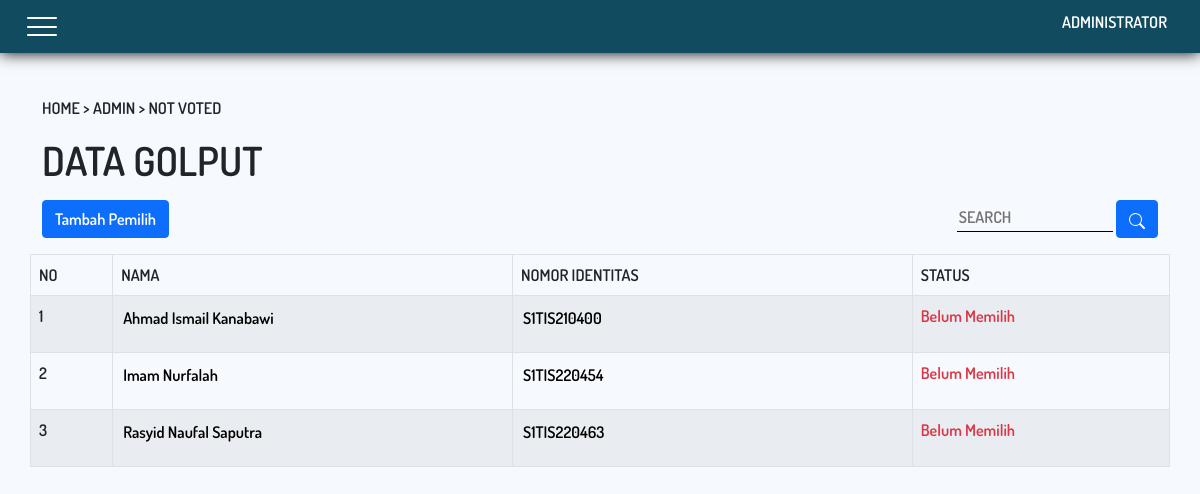
The page /admin/not-voted.php (signed in) on the database its author committed.
### tables this page shows
CREATE TABLE `data_induk_pemilih` (
  `id_voter` int(4) NOT NULL,
  `identity_number` varchar(13) NOT NULL,
  `name` varchar(60) NOT NULL,
  `voter_token` varchar(30) NOT NULL,
  `is_voted` int(1) NOT NULL
);

### admin/not-voted.php (the view, shortened to what this page needs)
<?php
function query($query)
{
    $result = mysqli_query($GLOBALS['conn'], $query);
    $rows = [];
    while ($row = mysqli_fetch_assoc($result)) {
        $rows[] = $row;
    }
    return $rows;
}
$voters_data = query("SELECT * FROM data_induk_pemilih WHERE is_voted = 0");
$count_voters_data = count(query("SELECT * FROM data_induk_pemilih WHERE is_voted = 0"));
?>
<!DOCTYPE html>
<html lang="en">
<head>
    <link rel="stylesheet" href="../aset/css/bootstrap.css">
    <link rel="stylesheet" href="../aset/css/style.css">
</head>
<body>
    <nav class="navbar fixed-top" id="navbar" data-scroll-index="0">
        <div class="container-fluid">
            <button class="navbar-toggler" type="button" data-bs-toggle="collapse" data-bs-target="#navbarNav" aria-controls="navbarNav" aria-expanded="false" aria-label="Toggle navigation">
                <span></span>
                <span></span>
                <span></span>
            </button>
            <h1 class="navbar-brand">ADMINISTRATOR</h1>
        </div>
    </nav>
    <section class="jumbotron-2 mt-5 pt-5">
        <div class="container">
            <div class="row">
                <p>
                    <a href="../">HOME</a> >
                    <a href="dashboard">ADMIN</a> >
                    NOT VOTED
                </p>
            </div>
        </div>
    </section>
    <section class="data-voters">
        <div class="container">
            <div class="row">
                <h1 class="mb-3">DATA GOLPUT</h1>
            </div>
            <div class="row">
                <div class="col-md-6 add-voters">
                    <a class="btn btn-md btn-primary">
                        Tambah Pemilih
                    </a>
                </div>
                <div class="col-md-6 search-voters">
                    <form action="voters-search" method="get">
                        <input type="search" name="search" id="search" placeholder="SEARCH">
                        <button type="submit" class="btn btn-md btn-primary">
                        </button>
                    </form>
                </div>
            </div>
            <div class="row">
                <?php if ($count_voters_data > 0) {
                    uasort($voters_data, function ($a, $b) {
                        return strnatcasecmp($a['identity_number'], $b['identity_number']);
                    });
                ?>
                    <table class="table table-striped table-hover table-bordered mt-3">
                        <thead>
                            <tr>
                                <th scope="col">NO</th>
                                <th scope="col">NAMA</th>
                                <th scope="col">NOMOR IDENTITAS</th>
                                <th scope="col">STATUS</th>
                            </tr>
                        </thead>
                        <tbody>
                            <?php $i = 1; ?>
                            <?php foreach ($voters_data as $voter) { ?>
                                <tr>
                                    <th scope="row">
                                        <?= $i ?>
                                    </th>
                                    <td>
                                        <input type="text" value="<?= $voter['name']; ?>">
                                    </td>
                                    <td>
                                        <input type="text" value="<?= $voter['identity_number']; ?>">
                                    </td>
                                    <td>
                                        <?php
                                        $isvoted = $voter['is_voted'];
                                        if ($isvoted == 1) {
                                        ?>
                                            <p class="text-success">Sudah Memilih</p>
                                        <?php
                                        } else {
                                        ?>
                                            <p class="text-danger">Belum Memilih</p>
                                        <?php
                                        }
                                        ?>
                                    </td>
                                </tr>
                                <?php $i = $i + 1 ?>
                            <?php } ?>
                        </tbody>
                    </table>
                <?php } else { ?>
                    <h2 class="mt-3">Tidak Ada Data</h2>
                <?php } ?>
            </div>
        </div>
    </section>
</body>
</html>

### aset/css/style.css (style rules this page uses)
* { margin: 0; padding: 0; }
body { background-color: #f6f9fd; overflow-x: hidden; }
a { color: inherit; text-decoration: inherit; font-style: inherit; }
:root { --papper-texture : url('../images/papper-texture.jpg'); --ripped-papper : url('../images/ripped-papper.png'); --ripped-papper-3x1 : url('../images/ripped-papper-3x1.png'); --ripped-papper-2 : url('../images/ripped-papper-2.png'); --ripped-papper-2-3x1 : url('../images/ripped-papper-2-3x1.png'); --paper-texture-3 : url('../images/paper-texture-3.jpg'); --havana-sunset-sans-outline: havana-sunset-sans-outline; --havana-sunset-script-alt: havana-sunset-script-alt; --havana-sunset-script: havana-sunset-script; --havana-sunsetsans-filled-havana: havana-sunsetsans-filled-havana; --Gilbert-Einstein: Gilbert-Einstein; --Dosis-bold: Dosis-bold; --Dosis-ExtraBold: Dosis-ExtraBold; --Dosis-ExtraLight: Dosis-ExtraLight; --Dosis-Light: Dosis-Light; --Dosis-Medium: Dosis-Medium; --Dosis-regular: Dosis-regular; --Dosis-SemiBold: Dosis-SemiBold; --Dosis-VariableFont_wght: Dosis-VariableFont_wght; }
.navbar { background-color: #114B5F; box-shadow: 0 0 15px #000000; z-index: 99; color: white; overflow-x: hidden; }
.navbar .navbar-brand { opacity: 1; font-size: 1em; padding: 5px; font-family: Dosis-semiBold; }
.navbar-toggler { box-shadow: none !important; border: none; display: flex; flex-direction: column; position: relative; }
.navbar-toggler span { width: 30px; height: 2.1px; border-radius: 10px; display: absolute; background-color: white; margin: 3px; transition: 0.5s; }
.navbar-toggler span:nth-child(1) { transform-origin: center; animation: navtogspan1 1s ease-in-out forwards; }
.navbar-toggler span:nth-child(2) { transform-origin: center; animation: navtogspan2 1s ease-in-out forwards; transition: 0.5s; }
.navbar-toggler span:nth-child(3) { transform-origin: center; animation: navtogspan3 1s ease-in-out forwards; }
.data-voters { font-family: Dosis-semiBold; }
.data-voters .search-voters { text-align: right; }
.data-voters .search-voters input { background-color: transparent; border: none; border-bottom: 1px solid black; padding: 2px; outline: none; }
.data-voters .table input { background-color: transparent; border: none; padding: 2px; outline: none; }
.data-voters .row:nth-child(3) { -ms-overflow-style: none; scrollbar-width: none; overflow: scroll; }
@media screen and (min-width: 576px) { .data-voters .search-voters { text-align: left; } }
@media screen and (min-width: 768px) { .data-voters .search-voters { text-align: right; } }
.add-voters { font-family: Dosis-semiBold; }
.vote .card, h1, h2 { z-index: 5; }
.jumbotron-2 { font-family: Dosis-semiBold;; }

### rows shown on the page
data_induk_pemilih: name "Ahmad Ismail Kanabawi", identity_number "S1TIS210400", is_voted "Belum Memilih"
data_induk_pemilih: name "Imam Nurfalah", identity_number "S1TIS220454", is_voted "Belum Memilih"
data_induk_pemilih: name "Rasyid Naufal Saputra", identity_number "S1TIS220463", is_voted "Belum Memilih"
